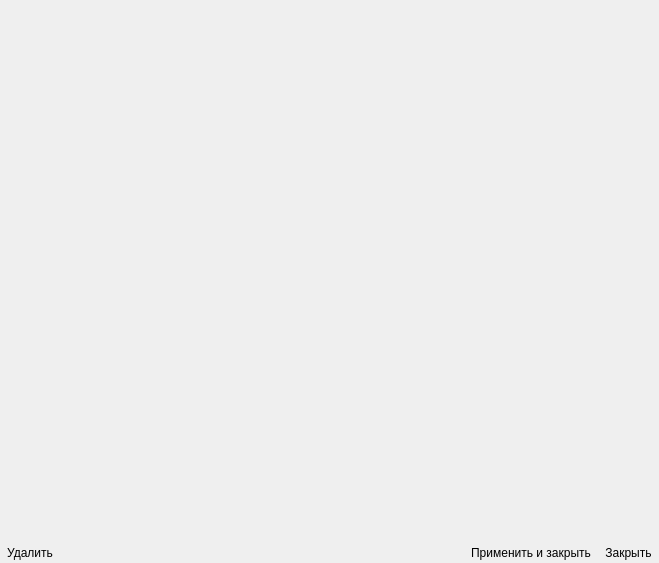
<?xml version="1.0" encoding="UTF-8"?>
<ui version="4.0">
 <class>ManageObject</class>
 <widget class="QWidget" name="ManageObject">
  <property name="geometry">
   <rect>
    <x>0</x>
    <y>0</y>
    <width>659</width>
    <height>563</height>
   </rect>
  </property>
  <property name="windowTitle">
   <string>Form</string>
  </property>
  <layout class="QVBoxLayout" name="verticalLayout">
   <property name="spacing">
    <number>0</number>
   </property>
   <property name="leftMargin">
    <number>0</number>
   </property>
   <property name="topMargin">
    <number>0</number>
   </property>
   <property name="rightMargin">
    <number>0</number>
   </property>
   <property name="bottomMargin">
    <number>0</number>
   </property>
   <item>
    <widget class="PropertyBrowser" name="propertyBrowser" native="true">
     <property name="multiObjectListVisible" stdset="0">
      <bool>false</bool>
     </property>
     <property name="labelVisible" stdset="0">
      <bool>true</bool>
     </property>
     <property name="labelFont" stdset="0">
      <font>
       <pointsize>16</pointsize>
      </font>
     </property>
    </widget>
   </item>
   <item>
    <layout class="QHBoxLayout" name="horizontalLayout">
     <item>
      <widget class="QToolButton" name="removeButton">
       <property name="toolTip">
        <string>Удалить</string>
       </property>
       <property name="statusTip">
        <string>Удалить</string>
       </property>
       <property name="whatsThis">
        <string>Удалить</string>
       </property>
       <property name="text">
        <string>Удалить</string>
       </property>
       <property name="iconSize">
        <size>
         <width>36</width>
         <height>36</height>
        </size>
       </property>
       <property name="autoRaise">
        <bool>true</bool>
       </property>
      </widget>
     </item>
     <item>
      <spacer name="horizontalSpacer">
       <property name="orientation">
        <enum>Qt::Orientation::Horizontal</enum>
       </property>
       <property name="sizeHint" stdset="0">
        <size>
         <width>40</width>
         <height>20</height>
        </size>
       </property>
      </spacer>
     </item>
     <item>
      <widget class="QToolButton" name="applyButton">
       <property name="toolTip">
        <string>Применить и закрыть</string>
       </property>
       <property name="statusTip">
        <string>Применить и закрыть</string>
       </property>
       <property name="whatsThis">
        <string>Применить и закрыть</string>
       </property>
       <property name="text">
        <string>Применить и закрыть</string>
       </property>
       <property name="iconSize">
        <size>
         <width>36</width>
         <height>36</height>
        </size>
       </property>
       <property name="autoRaise">
        <bool>true</bool>
       </property>
      </widget>
     </item>
     <item>
      <widget class="QToolButton" name="closeButton">
       <property name="toolTip">
        <string>Закрыть</string>
       </property>
       <property name="statusTip">
        <string>Закрыть</string>
       </property>
       <property name="whatsThis">
        <string>Закрыть</string>
       </property>
       <property name="text">
        <string>Закрыть</string>
       </property>
       <property name="iconSize">
        <size>
         <width>36</width>
         <height>36</height>
        </size>
       </property>
       <property name="autoRaise">
        <bool>true</bool>
       </property>
      </widget>
     </item>
    </layout>
   </item>
  </layout>
 </widget>
 <customwidgets>
  <customwidget>
   <class>PropertyBrowser</class>
   <extends>QWidget</extends>
   <header>PropertyBrowser/propertybrowser.h</header>
  </customwidget>
 </customwidgets>
 <resources/>
 <connections/>
</ui>
